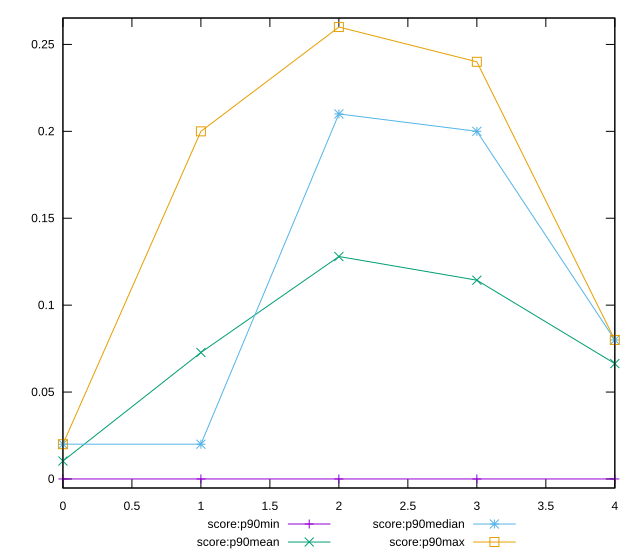

The script that saved this image:
reset

$scoreP90Min <<EOF
0 0
1 0
2 0
3 0
4 0
EOF

$scoreP90Mean <<EOF
0 0.010319148936170218
1 0.07276595744680843
2 0.1279787234042553
3 0.11436170212765942
4 0.06638297872340429
EOF

$scoreP90Median <<EOF
0 0.02
1 0.02
2 0.21
3 0.2
4 0.08
EOF

$scoreP90Max <<EOF
0 0.02
1 0.2
2 0.26
3 0.24
4 0.08
EOF

set key outside below
set xrange [0:4]
set yrange [-0.005200000000000001:0.2652]
set trange [-0.005200000000000001:0.2652]
set terminal svg size 640, 560 enhanced background rgb 'white'
set output "report_00018_2021-02-10T15-25-16.877Z/cumulative-layout-shift/progression/score.svg"

plot $scoreP90Min title "score:p90min" with linespoints, \
     $scoreP90Mean title "score:p90mean" with linespoints, \
     $scoreP90Median title "score:p90median" with linespoints, \
     $scoreP90Max title "score:p90max" with linespoints

reset
